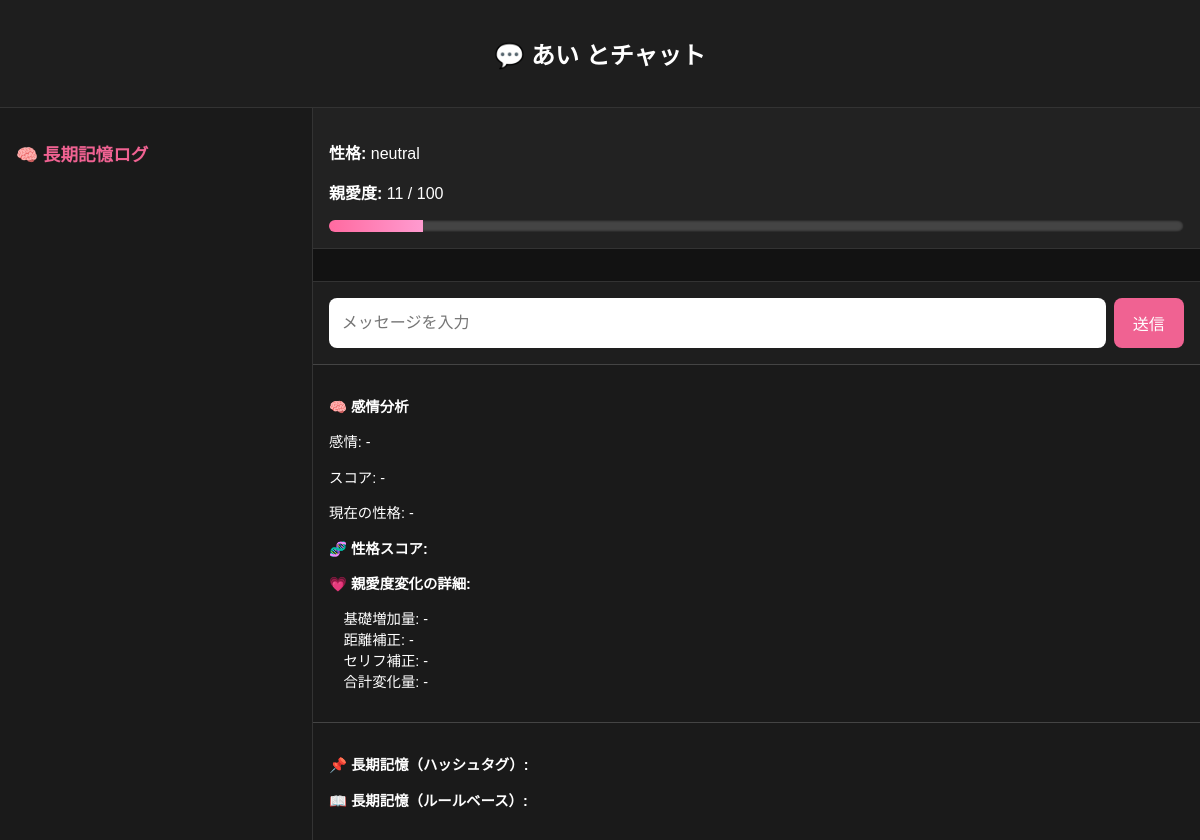
Screenshot of /chat/あい with the database file from the repository.
### tables this page shows
CREATE TABLE characters (
        name TEXT PRIMARY KEY,
        personality TEXT,
        speech_style TEXT,
        self_name TEXT,
        age_group TEXT,  
        affection INTEGER DEFAULT 0,
        current_trait TEXT DEFAULT 'neutral',
        chat_count INTEGER DEFAULT 0,
        chat_last_update TEXT,
        last_chat_count INTEGER DEFAULT 0,
        triggered_events TEXT
    , trait_scores TEXT, trait_selected INTEGER DEFAULT 0, pending_trait_selection INTEGER DEFAULT 0, trait_history TEXT, pending_trait_change INTEGER DEFAULT 0);

### app.py (the view)
@app.route("/chat/<character_name>", methods=["GET"])
def chat_page(character_name):
    character = get_character(character_name)
    if character is None:
        return "キャラクターが見つかりません。", 404
    return render_template("chatroom.html", character=character)

### database/character.py (called while the page is built)
def get_character(name: str) -> "Character":
    try:
        conn = sqlite3.connect(DB_PATH)
        cursor = conn.cursor()
        cursor.execute("SELECT * FROM characters WHERE name = ?", (name,))
        row = cursor.fetchone()
        if row:
            columns = [column[0] for column in cursor.description]
            data = dict(zip(columns, row))
            character = Character(name)
            character.load_from_dict(data)
            return character
        return None
    except sqlite3.Error as e:
        logger.error(f"Database error in get_character: {str(e)}")
        return None
    finally:
        if conn:
            conn.close()

### templates/chatroom.html (shortened to what this page needs)
<!DOCTYPE html>
<html lang="ja">
<head>
</head>
<body>
  <header>
    <h2>💬 {{ character.name }} とチャット</h2>
  </header>
  <div class="layout">
    <aside class="memory-sidebar">
      <h3>🧠 長期記憶ログ</h3>
    </aside>
    <main class="main-content">
      <div class="status-card">
        <p><strong>性格:</strong> <span id="trait-label">{{ character.current_trait }}</span></p>
        <p><strong>親愛度:</strong> <span id="affection-label">{{ character.affection }} / 100</span></p>
        <div class="affection-bar-wrapper">
          <div class="affection-bar-fill" style="width: {{ character.affection }}%;"></div>
        </div>
      </div>
      <div class="chat-container" id="chat-log"></div>
      <div class="input-area">
        <input type="text" id="user-input" placeholder="メッセージを入力" autocomplete="off">
        <button onclick="sendMessage()">送信</button>
      </div>
      <div id="debug-info">
        <p><strong>🧠 感情分析</strong></p>
        <p>感情: <span id="emotion-label">-</span></p>
        <p>スコア: <span id="emotion-score">-</span></p>
        <p>現在の性格: <span id="current-trait">-</span></p>
        <p><strong>🧬 性格スコア:</strong></p>
        <p><strong>💗 親愛度変化の詳細:</strong></p>
        <ul>
          <li>基礎増加量: <span id="base-delta">-</span></li>
          <li>距離補正: <span id="distance-factor">-</span></li>
          <li>セリフ補正: <span id="phrase-bonus">-</span></li>
          <li>合計変化量: <span id="affection-delta">-</span></li>
        </ul>
      </div>
      <div id="memory-info">
        <p><strong>📌 長期記憶（ハッシュタグ）:</strong></p>
        <p><strong>📖 長期記憶（ルールベース）:</strong></p>
      </div>
    </main>
  </div>
</body>
</html>

### templates/chatroom.html (style rules this page uses)
body { font-family: 'Noto Sans JP', sans-serif; background-color: #121212; color: #fff; margin: 0; padding: 0; height: 100vh; display: flex; flex-direction: column; }
header { padding: 1rem; background-color: #1e1e1e; border-bottom: 1px solid #333; text-align: center; }
.memory-sidebar { width: 280px; background-color: #1a1a1a; padding: 1rem; border-right: 1px solid #333; overflow-y: auto; font-size: 0.9rem; }
.memory-sidebar h3 { color: #f06292; font-size: 1.1rem; margin-bottom: 0.5rem; }
.main-content { flex: 1; display: flex; flex-direction: column; overflow-y: auto; }
.layout { display: flex; flex: 1; overflow: hidden; }
.status-card { padding: 1rem; background-color: #222; border-bottom: 1px solid #333; }
.affection-bar-wrapper { width: 100%; height: 12px; background-color: #444; border-radius: 6px; overflow: hidden; box-shadow: inset 0 0 3px #000; margin-top: 4px; }
.affection-bar-fill { height: 100%; background: linear-gradient(to right, #ff6aa0, #ff9bd0); transition: width 0.3s ease; }
.chat-container { flex: 1; display: flex; flex-direction: column; padding: 1rem; overflow-y: auto; }
.input-area { display: flex; padding: 1rem; background-color: #1e1e1e; border-top: 1px solid #333; }
.input-area input { flex: 1; padding: 0.8rem; font-size: 1rem; border-radius: 8px; border: none; margin-right: 0.5rem; }
.input-area button { background-color: #f06292; color: white; border: none; padding: 0.8rem 1.2rem; border-radius: 8px; font-size: 1rem; cursor: pointer; }
#debug-info, #memory-info { padding: 1rem; background-color: #1a1a1a; border-top: 1px solid #444; font-size: 0.9rem; }
#debug-info ul, #memory-info ul { list-style: none; padding-left: 0; }
#debug-info li, #memory-info li { margin-left: 1em; }

### rows the page displays
characters: name "あい", current_trait "neutral", affection "11"
